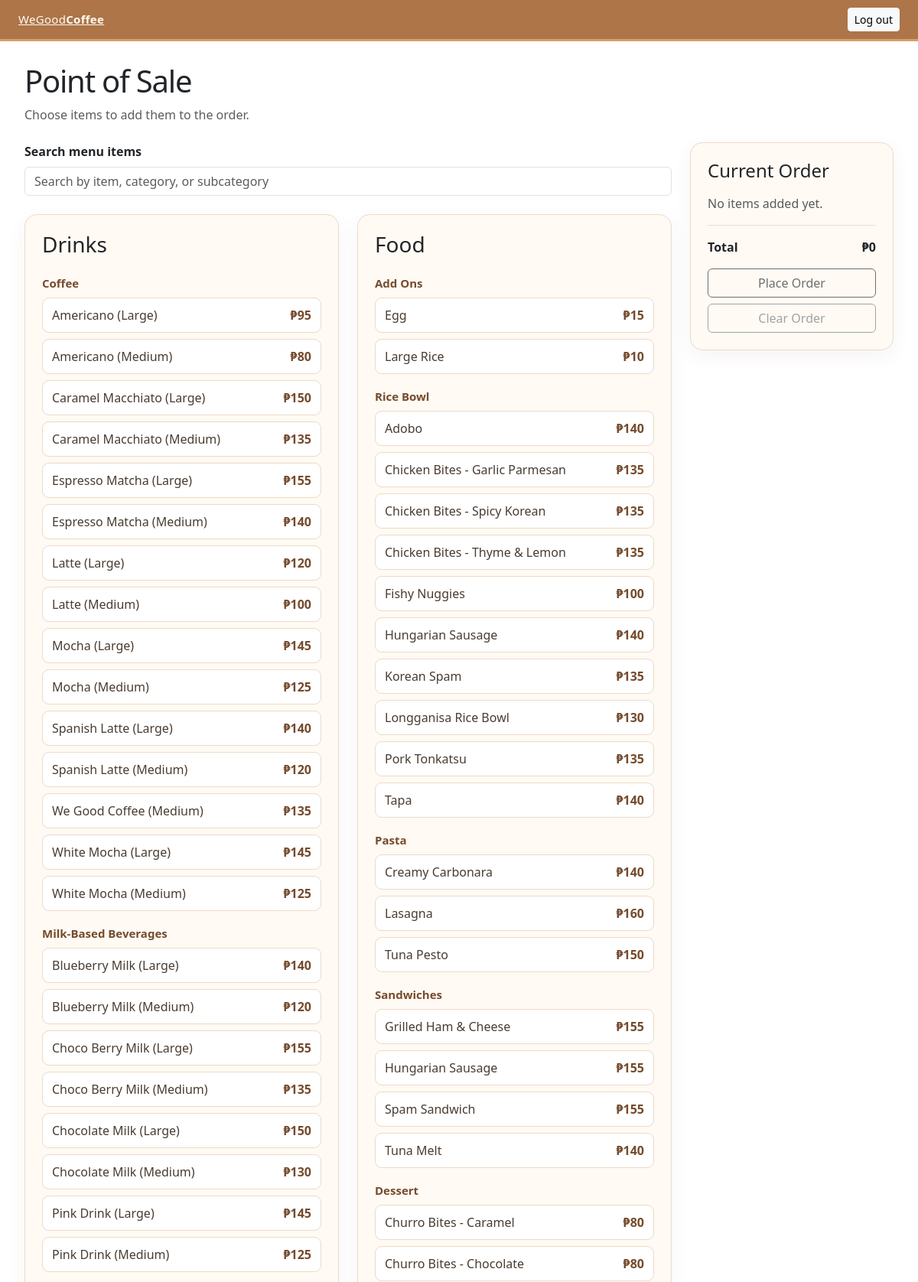
The page /pos/index.php (signed in, upper part) on the database its author committed.
### tables this page shows
CREATE TABLE `menu_items` (
  `id` int(11) NOT NULL,
  `name` varchar(100) NOT NULL,
  `price` int(11) NOT NULL,
  `category` enum('Drinks','Food') NOT NULL,
  `sub_category` enum('Coffee','Milk-Based Beverages','Matcha Series','Ice-Blended / Frappe','Hot Drinks','Fruit Sodas','Refreshers','Add Ons','Rice Bowl','Pasta','Sandwiches','Dessert','Snacks') NOT NULL
);

### pos/menu.php (the view, shortened to what this page needs)
<?php
function pos_load_menu(mysqli $conn): array
{
    $categories = ['Drinks' => [], 'Food' => []];
    $error = '';
    try {
        $result = $conn->query('SELECT id, name, price, category, sub_category FROM menu_items ORDER BY category, sub_category, name, id');
        while ($item = $result->fetch_assoc()) {
            if (isset($categories[$item['category']])) {
                $categories[$item['category']][$item['sub_category']][] = $item;
            }
        }
    } catch (mysqli_sql_exception $exception) {
        error_log($exception->getMessage());
        $error = 'Unable to load the menu. Please try again.';
    }
    return ['categories' => $categories, 'error' => $error];
}
function pos_render_menu(array $categories): void
{
?>
<div class="col-12 col-xl-9">
    <div class="mb-4">
        <label class="form-label fw-semibold" for="menuSearch">Search menu items</label>
        <input
            class="form-control"
            type="search"
            id="menuSearch"
            placeholder="Search by item, category, or subcategory"
            autocomplete="off"
        >
    </div>
    <div class="row g-4">
        <?php foreach (['Drinks', 'Food'] as $category): ?>
            <div class="col-12 col-md-6 pos-category-column">
                <section class="pos-panel pos-category" aria-labelledby="<?= strtolower($category) ?>Heading">
                    <h2 class="h3 mb-4" id="<?= strtolower($category) ?>Heading"><?= htmlspecialchars($category, ENT_QUOTES, 'UTF-8') ?></h2>
                    <?php if ($categories[$category] === []): ?>
                        <p class="text-muted mb-0">No <?= htmlspecialchars(strtolower($category), ENT_QUOTES, 'UTF-8') ?> available.</p>
                    <?php else: ?>
                        <?php foreach ($categories[$category] as $subCategory => $items): ?>
                            <section class="pos-subcategory" aria-label="<?= htmlspecialchars($subCategory, ENT_QUOTES, 'UTF-8') ?>">
                                <h3 class="pos-subcategory-title"><?= htmlspecialchars($subCategory, ENT_QUOTES, 'UTF-8') ?></h3>
                                <?php foreach ($items as $item): ?>
                                    <button
                                        class="pos-item"
                                        type="button"
                                        data-item-id="<?= (int) $item['id'] ?>"
                                        data-item-name="<?= htmlspecialchars($item['name'], ENT_QUOTES, 'UTF-8') ?>"
                                        data-item-price="<?= (int) $item['price'] ?>"
                                        data-search-text="<?= htmlspecialchars($category . ' ' . $subCategory . ' ' . $item['name'], ENT_QUOTES, 'UTF-8') ?>"
                                    >
                                        <span><?= htmlspecialchars($item['name'], ENT_QUOTES, 'UTF-8') ?></span>
                                        <span class="pos-item-price">₱<?= number_format((int) $item['price']) ?></span>
                                    </button>
                                <?php endforeach; ?>
                            </section>
                        <?php endforeach; ?>
                    <?php endif; ?>
                </section>
            </div>
        <?php endforeach; ?>
    </div>
</div>
<?php
}
?>

### styles.css (style rules this page uses)
:root { color-scheme: light; font-family: "Segoe UI", Arial, sans-serif; color: #34281e; background: #fff0d3; font-synthesis: none; text-rendering: optimizeLegibility; -webkit-font-smoothing: antialiased; -moz-osx-font-smoothing: grayscale; }
* { box-sizing: border-box; }
body { min-width: 320px; min-height: 100vh; margin: 0; background: #fff0d3; }

### pos/index.php (style rules this page uses)
.pos-panel { min-width: 0; padding: 22px; border: 1px solid #eadbc9; border-radius: 16px; background: #fffaf3; box-shadow: 0 8px 24px rgb(112 76 43 / 6%); }
.pos-category { height: 100%; }
.pos-subcategory + .pos-subcategory { margin-top: 20px; }
.pos-subcategory-title { margin-bottom: 10px; color: #754b2d; font-size: 15px; font-weight: 700; }
.pos-item { display: flex; width: 100%; align-items: center; justify-content: space-between; gap: 12px; margin-bottom: 8px; padding: 10px 12px; border: 1px solid #eadbc9; border-radius: 9px; background: #fff; color: #493c31; text-align: left; }
.pos-item-price { flex: 0 0 auto; color: #754b2d; font-weight: 700; }

### rows shown on the page
menu_items: name "Americano (Large)", price "95"
menu_items: name "Americano (Medium)", price "80"
menu_items: name "Caramel Macchiato (Large)", price "150"
menu_items: name "Caramel Macchiato (Medium)", price "135"
menu_items: name "Espresso Matcha (Large)", price "155"
menu_items: name "Espresso Matcha (Medium)", price "140"
menu_items: name "Latte (Large)", price "120"
menu_items: name "Latte (Medium)", price "100"
menu_items: name "Mocha (Large)", price "145"
menu_items: name "Mocha (Medium)", price "125"
menu_items: name "Spanish Latte (Large)", price "140"
menu_items: name "Spanish Latte (Medium)", price "120"
menu_items: name "We Good Coffee (Medium)", price "135"
menu_items: name "White Mocha (Large)", price "145"
menu_items: name "White Mocha (Medium)", price "125"
menu_items: name "Blueberry Milk (Large)", price "140"
menu_items: name "Blueberry Milk (Medium)", price "120"
menu_items: name "Choco Berry Milk (Large)", price "155"
menu_items: name "Choco Berry Milk (Medium)", price "135"
menu_items: name "Chocolate Milk (Large)", price "150"
menu_items: name "Chocolate Milk (Medium)", price "130"
menu_items: name "Pink Drink (Large)", price "145"
menu_items: name "Pink Drink (Medium)", price "125"
menu_items: name "Egg", price "15"
menu_items: name "Large Rice", price "10"
menu_items: name "Adobo", price "140"
menu_items: name "Chicken Bites - Garlic Parmesan", price "135"
menu_items: name "Chicken Bites - Spicy Korean", price "135"
menu_items: name "Chicken Bites - Thyme & Lemon", price "135"
menu_items: name "Fishy Nuggies", price "100"
menu_items: name "Hungarian Sausage", price "140"
menu_items: name "Korean Spam", price "135"
menu_items: name "Longganisa Rice Bowl", price "130"
menu_items: name "Pork Tonkatsu", price "135"
menu_items: name "Tapa", price "140"
menu_items: name "Creamy Carbonara", price "140"
menu_items: name "Lasagna", price "160"
menu_items: name "Tuna Pesto", price "150"
menu_items: name "Grilled Ham & Cheese", price "155"
menu_items: name "Hungarian Sausage", price "155"
menu_items: name "Spam Sandwich", price "155"
menu_items: name "Tuna Melt", price "140"
menu_items: name "Churro Bites - Caramel", price "80"
menu_items: name "Churro Bites - Chocolate", price "80"

### other values the page prints
$category "Drinks"
$subCategory "Coffee"
$subCategory "Milk-Based Beverages"
$category "Food"
$subCategory "Add Ons"
$subCategory "Rice Bowl"
$subCategory "Pasta"
$subCategory "Sandwiches"
$subCategory "Dessert"
